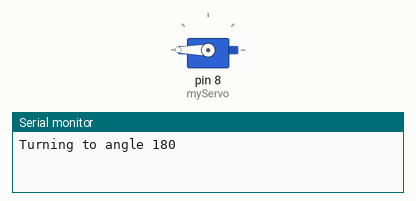
Bench run of a sketch on a simulated Arduino Uno, built with avr-gcc and run on an emulated ATmega328P. On the bench: servo, the last lines printed to the serial monitor.

Above: at 0.05 s.
At 0.55 s:
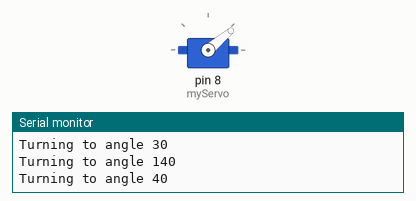
At 1.1 s:
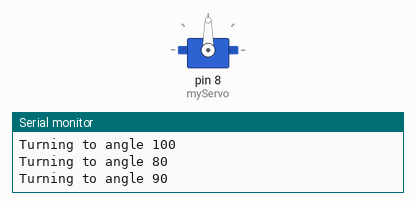
At 2.15 s:
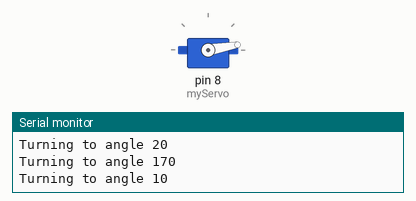
Timing chart, 0 to 5.0 s (numbered marks = the images above):
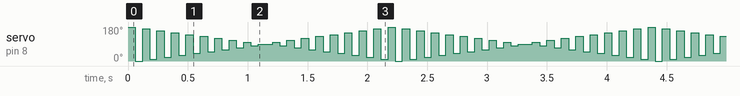

Measured:
- by itself, servo on pin 8 (myServo): moves between 0° and 180°, repeating every 2.2 s

The sketch:

Servo.ino
```cpp
// Makes waves with a servo
// Attach the servo signal wire to Arduino pin 8
// Attach the servo 5v wire to Arduino 5V pin
// Attach the servo ground wire to Arduino GND pin

// Someone already wrote the code to do the PWM stuff.
// Just use their library.
#include <Servo.h>

// This servo is global and can be accessed from anywhere in the sketch.
Servo myServo;


void setup() {
  // get ready to talk to the PC, if any.  The baud rate is 9600.
  Serial.begin(9600);
  // tell the Arduino where the servo is connected.
  myServo.attach(8);
}


void loop() {
  int i;

  // wave back and forth, smaller and smaller
  for(i=90;i>0;i-=10) {
    turnToAngle(90+i);
    turnToAngle(90-i);
  }

  // wave back and forth, bigger and bigger
  for(i=0;i<90;i+=10) {
    turnToAngle(90+i);
    turnToAngle(90-i);
  }
}


void turnToAngle(int angle) {
  Serial.print(F("Turning to angle "));
  Serial.println(angle);
  myServo.write(angle);
  // give the servo some time to turn
  delay(60);
}
```
